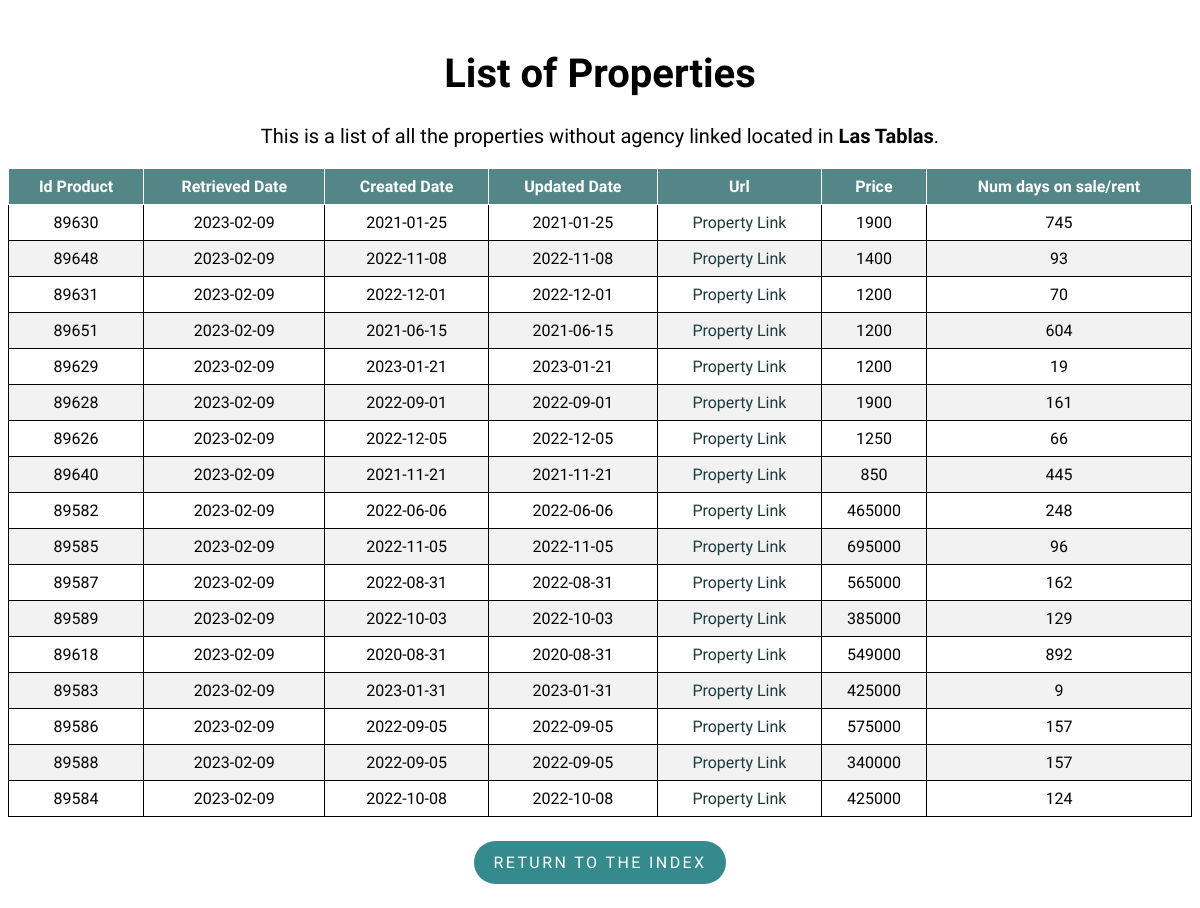
Screenshot of /property/Las Tablas with the database file from the repository.
### flask-app/read_db.py (models this page shows)
class Property(db.Model):
    __tablename__ = 'properties'
    id_product = db.Column(db.Integer, primary_key=True)
    retrieved_date = db.Column(db.Date)
    created_date = db.Column(db.Date)
    url = db.Column(db.Text)
    mobile = db.Column(db.Integer)
    agency = db.Column(db.Text)
    real_estate_id = db.Column(db.Integer)
    price = db.Column(db.Integer)
    type_id = db.Column(db.Integer)
    trans_type_id = db.Column(db.Integer)
    location = db.Column(db.Text)
    num_days = db.Column(db.Integer)
    updated_date = db.Column(db.Date)

### flask-app/read_db.py (the view)
@app.route('/property/<location>', methods=['GET', 'POST'])
def property(location):
    properties = Property.query.filter_by(
        type_id=1, location=location).order_by(Property.url).distinct()
    return render_template('list.html', properties=properties, location=location)

### flask-app/templates/list.html (shortened to what this page needs)
<!DOCTYPE html>
<html lang="en">
<head>
    <link rel="stylesheet" type="text/css" href="{{ url_for('static', filename='styles/style.css') }}">
    <link rel="stylesheet" type="text/css" href="{{ url_for('static', filename='styles/tablesort.css') }}">
</head>
<body>
    <h1 class="list_header" style="font-size:40px;">List of Properties</h1>
    <p class="list_header" style="margin-top: 25px;font-size:20px;">This is a list of all the properties without agency linked located in
        <strong>{{ location }}</strong>.
    </p>
    <table class="table table-sortable">
        <thead>
            <tr>
                <th>Id Product</th>
                <th>Retrieved Date</th>
                <th>Created Date</th>
                <th>Updated Date</th>
                <th>Url</th>
                <th>Price</th>
                <th>Num days on sale/rent</th>
            </tr>
        </thead>
        <tbody>
            {% for property in properties %}
            <tr>
                <td>{{ property.id_product }}</td>
                <td>{{ property.retrieved_date }}</td>
                <td>{{ property.created_date }}</td>
                <td>{{ property.updated_date }}</td>
                <td>
                    <a class="property_link" href={{ property.url }}>Property Link</a>
                </td>
                <td><a>{{ property.price }}</a></td>
                <td>{{ property.num_days }}</td>
            </tr>
            {% endfor %}
        </tbody>
    </table>
    <div class = "btn_container">
        <p class="return_btn"><a class = "btn_link" href="{{ url_for('index') }}">Return to the index</a></p>
    </div>
</body>
</html>

### flask-app/static/styles/style.css (style rules this page uses)
body { font-family: 'Muli','Open Sans','Open Sans-fallback',sans-serif; }
table, th, td { border: 1px solid; }
table { width: 100%; border-collapse: collapse; }
th, td { text-align: center; padding: 8px; }
tr:nth-child(even) { background-color: #f2f2f2 }
th { background-color: rgb(84, 134, 135); color: white; }
.index_header, .list_header { margin-top: 50px; text-align: center; }
a.property_link { text-decoration: none; }
a.property_link:link, a.property_link:visited { color: rgb(28, 58, 58); }
.return_btn { display: inline-block; padding: .75rem 1.25rem; border-radius: 10rem; text-transform: uppercase; font-size: 1rem; letter-spacing: .15rem; transition: all .3s; position: relative; overflow: hidden; z-index: 1; background-color: rgb(52, 138, 140); }
.btn_link { text-decoration: none; color: #fff; }
.btn_container { margin-top: 8px; display: flex; justify-content: center; align-items: center; }

### flask-app/static/styles/tablesort.css (style rules this page uses)
.table-sortable th { cursor: pointer; }

### rows the page displays
Property: id_product "89630", retrieved_date "2023-02-09", created_date "2021-01-25", updated_date "2021-01-25", price "1900", num_days "745"
Property: id_product "89648", retrieved_date "2023-02-09", created_date "2022-11-08", updated_date "2022-11-08", price "1400", num_days "93"
Property: id_product "89631", retrieved_date "2023-02-09", created_date "2022-12-01", updated_date "2022-12-01", price "1200", num_days "70"
Property: id_product "89651", retrieved_date "2023-02-09", created_date "2021-06-15", updated_date "2021-06-15", price "1200", num_days "604"
Property: id_product "89629", retrieved_date "2023-02-09", created_date "2023-01-21", updated_date "2023-01-21", price "1200", num_days "19"
Property: id_product "89628", retrieved_date "2023-02-09", created_date "2022-09-01", updated_date "2022-09-01", price "1900", num_days "161"
Property: id_product "89626", retrieved_date "2023-02-09", created_date "2022-12-05", updated_date "2022-12-05", price "1250", num_days "66"
Property: id_product "89640", retrieved_date "2023-02-09", created_date "2021-11-21", updated_date "2021-11-21", price "850", num_days "445"
Property: id_product "89582", retrieved_date "2023-02-09", created_date "2022-06-06", updated_date "2022-06-06", price "465000", num_days "248"
Property: id_product "89585", retrieved_date "2023-02-09", created_date "2022-11-05", updated_date "2022-11-05", price "695000", num_days "96"
Property: id_product "89587", retrieved_date "2023-02-09", created_date "2022-08-31", updated_date "2022-08-31", price "565000", num_days "162"
Property: id_product "89589", retrieved_date "2023-02-09", created_date "2022-10-03", updated_date "2022-10-03", price "385000", num_days "129"
Property: id_product "89618", retrieved_date "2023-02-09", created_date "2020-08-31", updated_date "2020-08-31", price "549000", num_days "892"
Property: id_product "89583", retrieved_date "2023-02-09", created_date "2023-01-31", updated_date "2023-01-31", price "425000", num_days "9"
Property: id_product "89586", retrieved_date "2023-02-09", created_date "2022-09-05", updated_date "2022-09-05", price "575000", num_days "157"
Property: id_product "89588", retrieved_date "2023-02-09", created_date "2022-09-05", updated_date "2022-09-05", price "340000", num_days "157"
Property: id_product "89584", retrieved_date "2023-02-09", created_date "2022-10-08", updated_date "2022-10-08", price "425000", num_days "124"

### other values shown
{{ location }} "Las Tablas"
